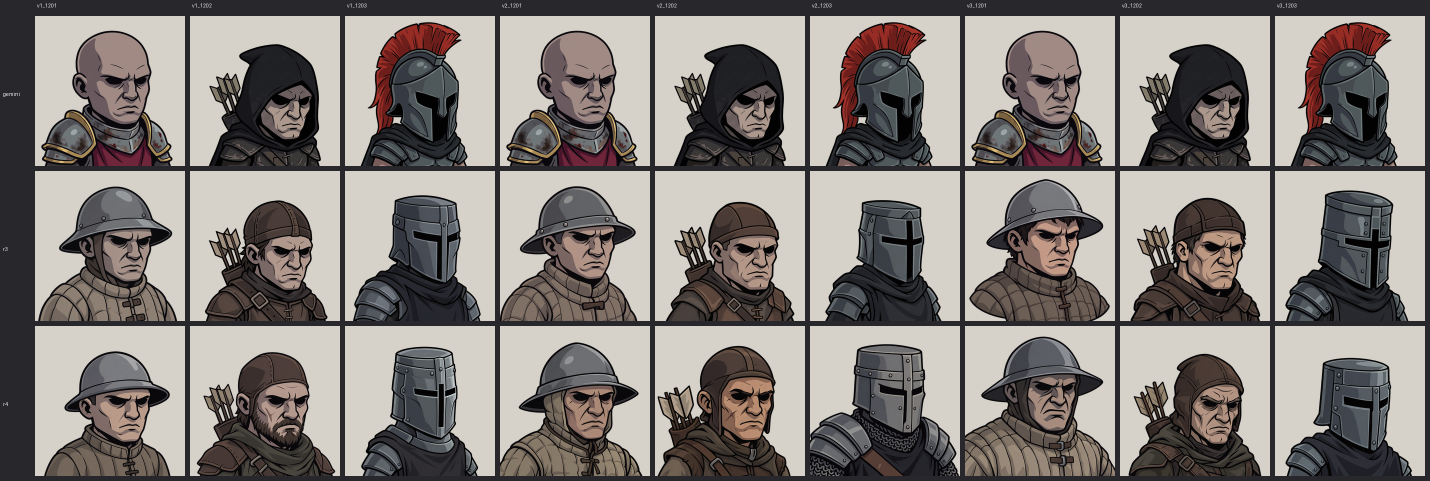
#> input picture src/assets/art/faces/source/codex_gemini_ch1_st2_human_20261009/compare_r4.png, 2860 x 962 px, given as the content of the folder es/source/codex_gemini_ch1_st2_human_20261009/compare_r4.png, which was not available (shown at 1/2 size)
$ python mono.py ../../../faces/source/codex_gemini_ch1_st2_human_20261009/compare_r4.png ../../../faces/source/codex_gemini_ch1_st2_human_20261009/compare_r5.png ../../../faces/source/codex_gemini_ch1_st2_human_20261009/compare_r5.png
#> lines starting #> are read from the running program, lines starting #| are printed output that depends on the picture; pictures that were not available may be replaced by others from this repository, and a replacement may not be noted
# -*- coding: utf-8 -*-
"""Mono install pass for mastery icons: black silhouette -> #d8d8e6, white gaps -> transparent.
Same as advance/source/tone.py with the accent branch removed — the screen tints the alpha with the board colour
(app.js:masteryIconHtml), so only the alpha matters. Input = cut.py output (512 RGBA).

  python mono.py <cut dir> <out dir> [<montage prefix>]
"""
import sys, os, glob
import numpy as np
from PIL import Image

GREY = (216, 216, 230)


def mono(src, dst):
#> called with src = '_only/compare_r4.png'
    a = np.array(Image.open(src).convert('RGBA')).astype(float) / 255.0
    al = a[..., 3] * np.clip(1.0 - a[..., :3].max(-1), 0, 1)   # black opaque, white gone, AA in between
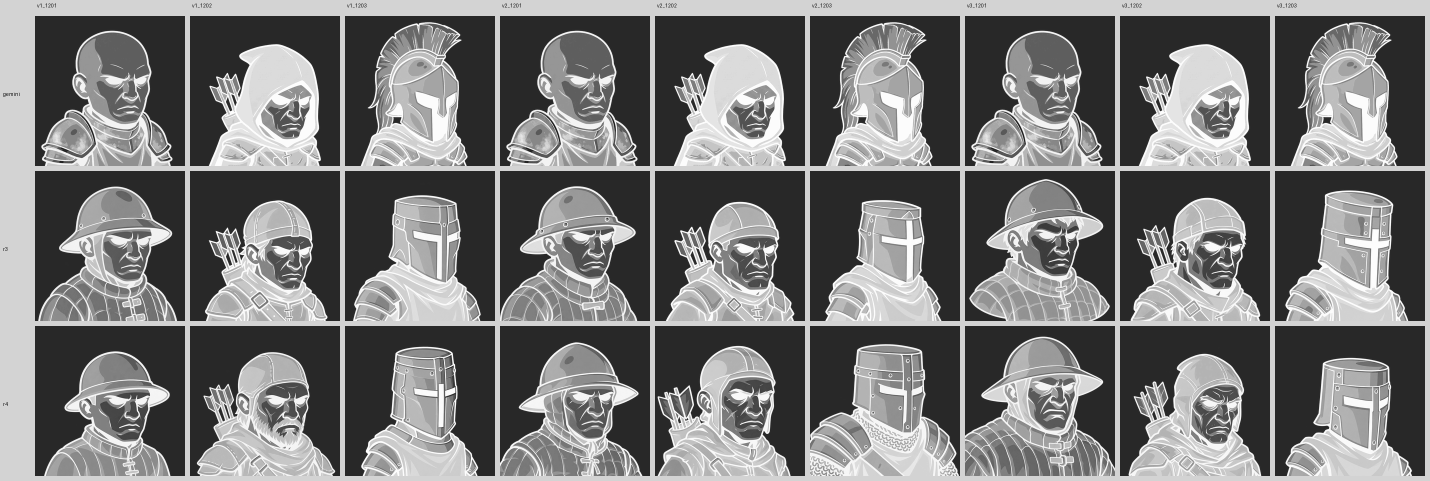
#> al: shape (962, 2860) float64 (shown at 1/2 size); min 0.0275, max 1, mean 0.473
    out = np.zeros(a.shape[:2] + (4,), np.uint8)
    out[..., :3] = GREY
    out[..., 3] = (al * 255).round().clip(0, 255).astype(np.uint8)
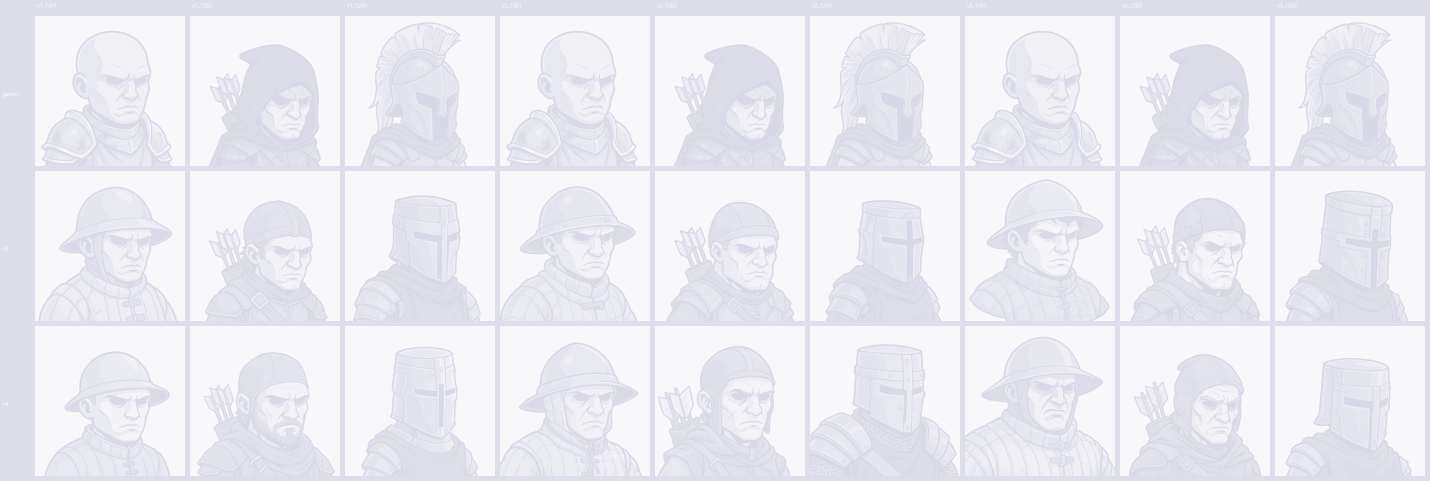
#> out: shape (962, 2860, 4) (shown at 1/2 size); mean of channels 0, 1, 2, 3 216, 216, 230, 120.5; transparent parts drawn white
    Image.fromarray(out, 'RGBA').save(dst)


def montage(files, out, size, bg=(22, 22, 36), cols=9, pad=8):
#> called with size = 40, bg = (22, 22, 36), cols = 9, pad = 8
    rows = (len(files) + cols - 1) // cols
    sheet = Image.new('RGB', (cols * (size + pad) + pad, rows * (size + pad) + pad), bg)
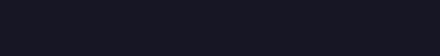
#> sheet: PIL image 440x56 RGB; mean R, G, B 22, 22, 36
    for i, f in enumerate(files):
        im = Image.open(f).convert('RGBA').resize((size, size), Image.LANCZOS)
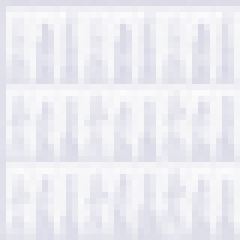
#> im: PIL image 40x40 RGBA (shown 6 times larger); mean R, G, B, A 216.1, 216.1, 229.5, 120.3; transparent parts drawn white
        r, c = divmod(i, cols)
        sheet.paste(im, (pad + c * (size + pad), pad + r * (size + pad)), im)
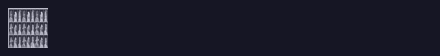
#> sheet: PIL image 440x56 RGB; mean R, G, B 27.9, 27.9, 41.9
    sheet.save(out)


if __name__ == '__main__':
    src_dir, dst_dir = sys.argv[1], sys.argv[2]
    os.makedirs(dst_dir, exist_ok=True)
    outs = []
    for f in sorted(glob.glob(os.path.join(src_dir, '*.png'))):
        d = os.path.join(dst_dir, os.path.basename(f))
        mono(f, d)
        outs.append(d)
    if len(sys.argv) > 3:
        montage(outs, sys.argv[3] + '_40.png', 40)
        montage(outs, sys.argv[3] + '_96.png', 96)
#> call 2 of montage, with size = 96, bg = (22, 22, 36), cols = 9, pad = 8
#> in montage (call 2), `sheet = Image.new('RGB', (cols * (size + pad) + pad, rows * (size + pa..`:
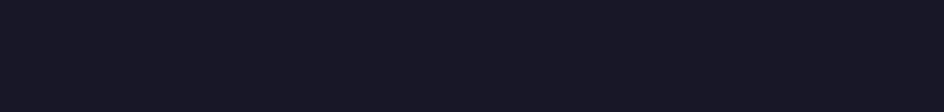
#> sheet: PIL image 944x112 RGB; mean R, G, B 22, 22, 36
#> in montage (call 2), `sheet.paste(im, (pad + c * (size + pad), pad + r * (size + pad)), im)`:
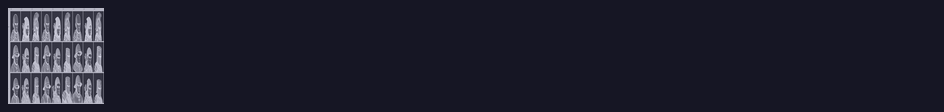
#> sheet: PIL image 944x112 RGB; mean R, G, B 30, 30, 44
    print('mono', len(outs))

$ run again, on src/assets/art/faces/source/codex_gemini_ch1_st2_human_20261009/compare_r5.png
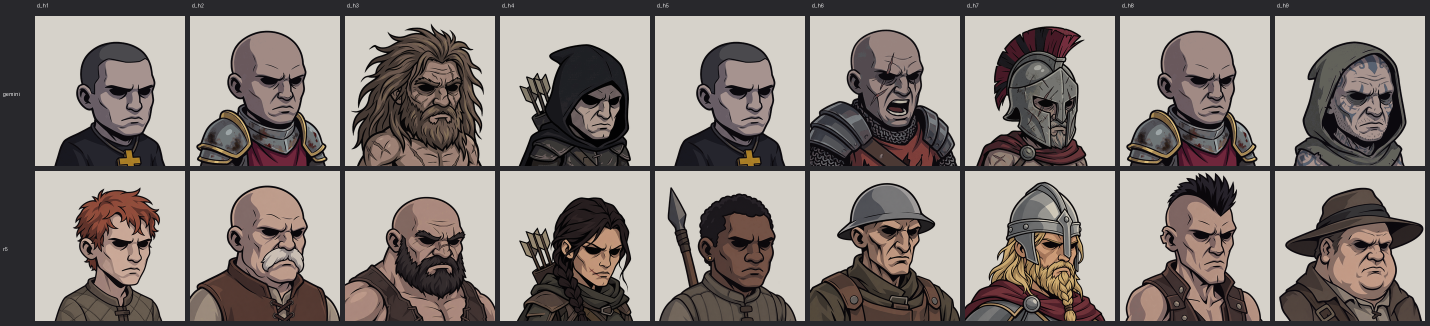
#> input picture src/assets/art/faces/source/codex_gemini_ch1_st2_human_20261009/compare_r5.png, 2860 x 652 px, given as the content of the folder es/source/codex_gemini_ch1_st2_human_20261009/compare_r5.png, which was not available (shown at 1/2 size)
#> in mono, `out[..., 3] = (al * 255).round().clip(0, 255).astype(np.uint8)`:
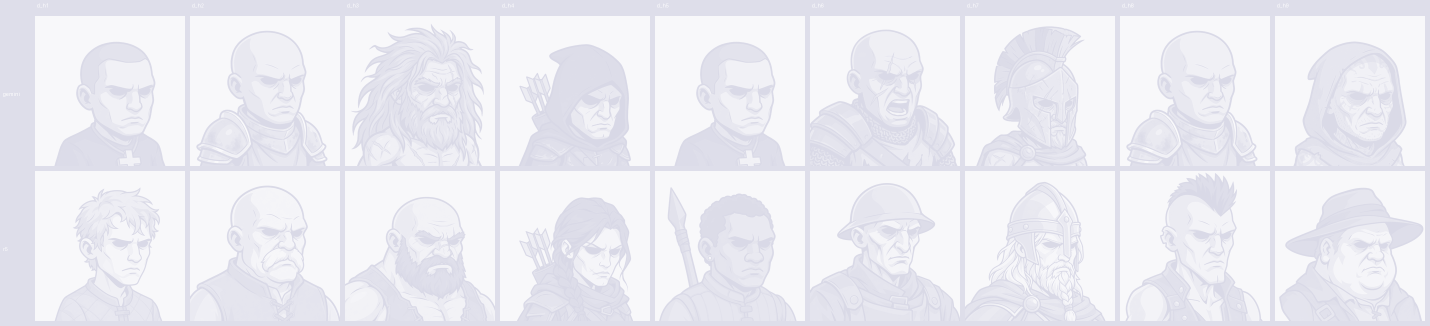
#> out: shape (652, 2860, 4) (shown at 1/2 size); mean of channels 0, 1, 2, 3 216, 216, 230, 118.5; transparent parts drawn white
#> im: PIL image 96x96 RGBA
#> in montage (call 2), `sheet.paste(im, (pad + c * (size + pad), pad + r * (size + pad)), im)`:
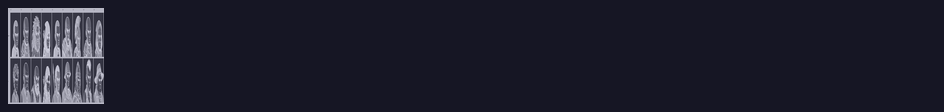
#> sheet: PIL image 944x112 RGB; mean R, G, B 29.8, 29.8, 43.8
